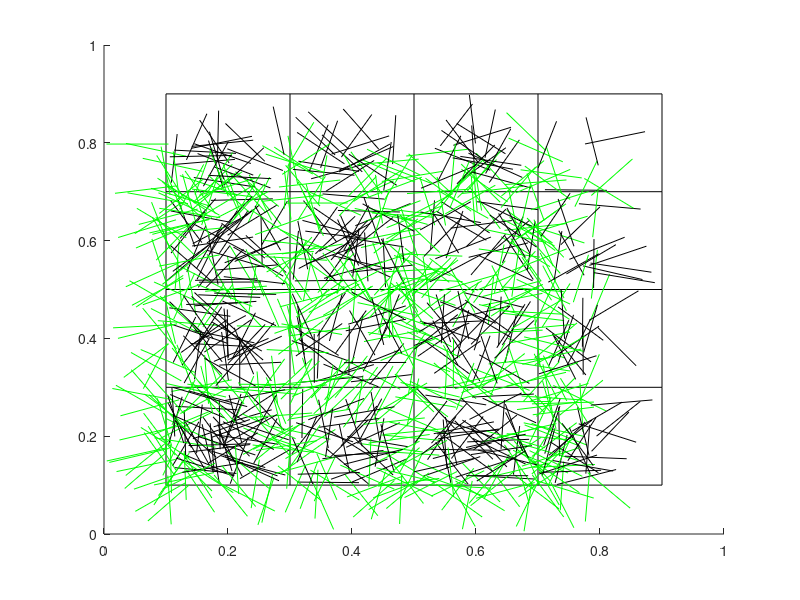

MATLAB code to generate this figure: (Note: this script raises an error after producing the figure.)
ax = axes;

% Number of needles
N = 1000;

% Length of needles
L = 0.1;

% Drawing vertical lines
y = L:(2 * L):1 - L;

% Drawing horizontal lines
x = L:(2 * L):1 - L;

% Plotting vertical lines
for xVal = L:(2 * L):1 - L
     hold on
     plot(ax, xVal*ones(size(y)),y, 'k');
end

% Plotting vertical lines
for yVal = L:(2 * L):1 - L
     hold on
     plot(ax, x, yVal*ones(size(x)), 'k');
end

% Used to calculate PI
count = 0;


for num = 1:N
    % Get starting X value for Needle
    needleX = rand(1) * (1 - 2*L);

    if needleX > (1 - L)
        needleX = needleX - L;
    end

    if needleX < L
        needleX = needleX + L;
    end

    % Get starting Y value for Needle
    needleY = rand(1) * (1 - 2*L);

    if needleY > (1 - L)
        needleY = needleY - L;
    end

    if needleY < L
        needleY = needleY + L;
    end

    % Get Angle for needle
    needleAng = rand(1) * 360;

    % Get ending X value for Needle
    needleX2 = needleX  + (L * cosd(needleAng));

    % Get ending Y value for Needle
    needleY2 = needleY + (L * sind(needleAng));
    
    % Reset condtion
    check = 0;
    
    % Check if needle crosses vertical lines
    for x = L:(2 * L):1 - L
        if (needleX < x) && (needleX2 > x)
            check = 1;
            if num < 1000
                plot(ax, [needleX; needleX2], [needleY; needleY2], 'g');
            end
        end
        
        if (needleX > x) && (needleX2 < x)
            check = 1;
            if num < 1000
                plot(ax, [needleX; needleX2], [needleY; needleY2], 'g');
            end
        end
    end
    
    if check == 0
        % Check if needle crosses horizontal lines
        for y = L:(2 * L):1 - L
            if (needleY < y) && (needleY2 > y)
                check = 1;
                if num < 1000
                    plot(ax, [needleX; needleX2], [needleY; needleY2], 'g');
                end
            end

            if (needleY > y) && (needleY2 < y)
                check = 1;
                if num < 1000
                    plot(ax, [needleX; needleX2], [needleY; needleY2], 'g');
                end
            end
        end
    end
    
    if check == 1
        count = count + 1;
    end

    % Plot needles
    if check == 0 && num < 1000
        hold on
        plot(ax, [needleX; needleX2], [needleY; needleY2], 'k');
    end
end

top = ((2 * L) * ((2 * L) + (2 * L))) - (L * L);

bottom = (2 * L) * (2 * L) * (count / N);

pie = top / bottom;

ax.Title.String = string(pie);
axis square